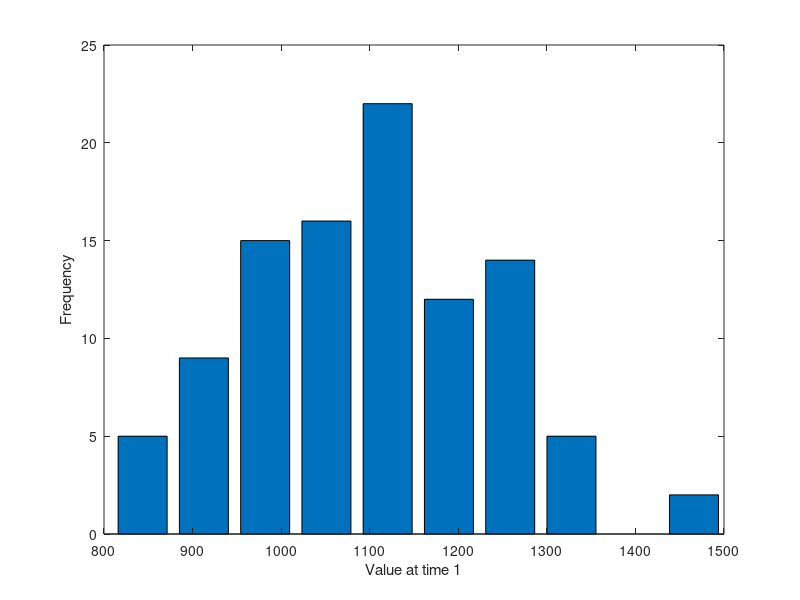
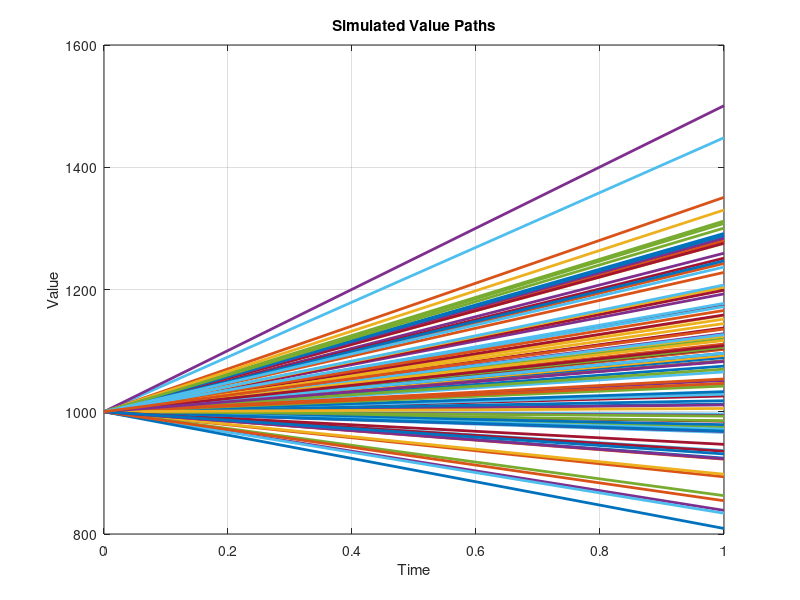

Source code (MATLAB) for these figures, in order:
clc;
clear all;
format long

% Initial capital
v0 = 1000;

% Number of scenarios
Ns = 100;

% Generate Normal random variables
% normrnd(mean, stdev, numRows, numColumns)
r01 = normrnd(0.0879, 0.1465, Ns, 1);

% Distribution of value at the end of year 1
v1 = (1 + r01) * v0;

% Compute statistical measures from the distribution
mean(v1) % mean
std(v1)  % standard deviation
min(v1)  % min
max(v1)  % max

% Compute percentiles/quantiles
quantile(v1, 0.05) % 5th percentile
quantile(v1,[0.05 0.50 0.95]) % 5th percentile, median and 95th percentile
sortedScen = sort(v1);  % sort scenarios
mean(sortedScen(5:6))   %  5th percentile
mean(sortedScen(95:96)) % 95th percentile
mean(sortedScen(50:51)) % median
% Alternative way to compute percentiles/quantiles
sortedScen(Ns-(1-0.05)*Ns) %  5th percentile
sortedScen(Ns-(1-0.95)*Ns) % 95th percentile

% Plot a histogram of the distribution of outcomes for v1
figure(1)
set(gcf, 'color', 'white');
% hist(v1, 10);
[frequencyCounts, binLocations] = hist(v1, 10);
bar(binLocations, frequencyCounts);
xlabel('Value at time 1')
ylabel('Frequency')

% Plot simulated paths over time
figure(2)
set(gcf, 'color', 'white');
time = 0:1:1;
plot(time,[v0*ones(Ns,1) v1],'Linewidth',2);
xlabel('Time');
ylabel('Value');
title('Simulated Value Paths', 'FontWeight', 'bold');
grid on